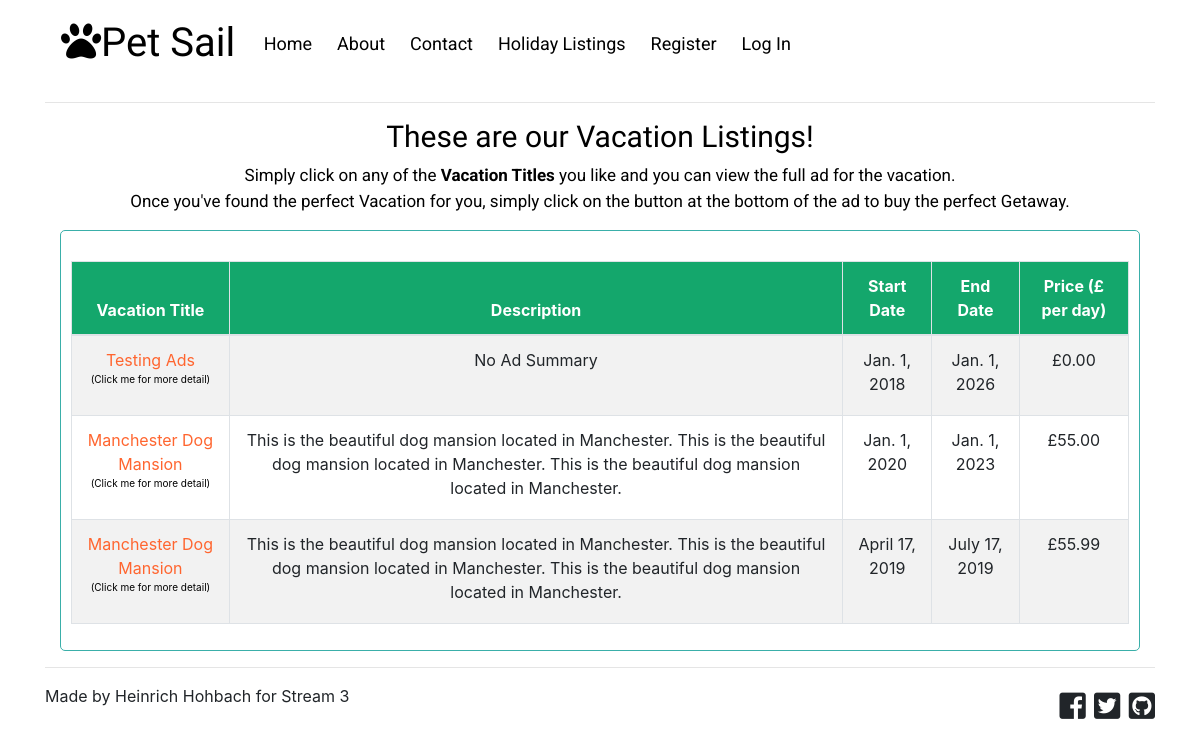
The app's page /all-ads/, older data.
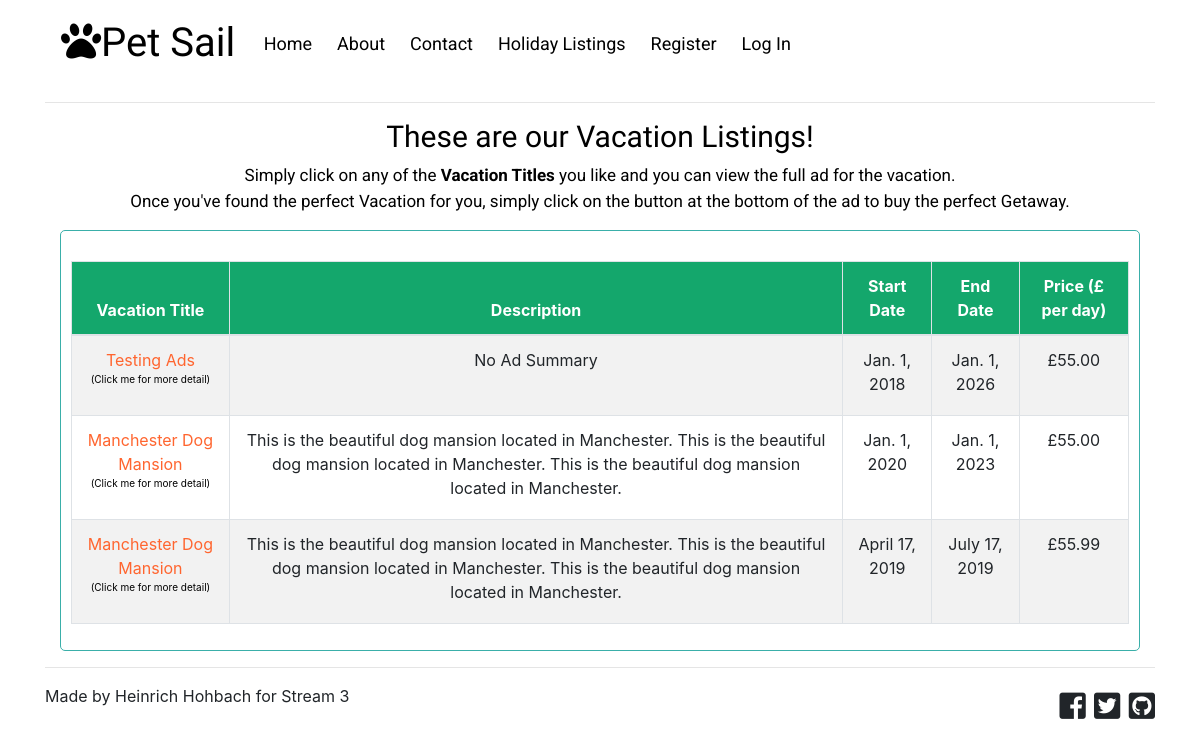
The same page, newer data.
### merchant_dash/models.py (models this page shows, shortened)
class Ad(models.Model):
    subject = models.CharField(max_length=255)
    user = models.ForeignKey(settings.AUTH_USER_MODEL, related_name='threads')
    ad_summary = models.CharField(max_length=255, default='')
    description = RichTextField()
    start_date = models.DateField(blank=True, null=True)
    end_date = models.DateField(blank=True, null=True)
    published = models.CharField(max_length=3, default='Yes')
    ad_price = models.DecimalField(max_digits=5, decimal_places=2, default=0)

### merchant_dash/views.py (the view)
# urls.py: url(r'^all-ads/$', merch_views.all_ads, name='adlisting'),
def all_ads(request):
    ads = Ad.objects.all()
    return render(request, 'Ads/ad_listing.html',
                  {'Ad': ads})

### templates/Ads/ad_listing.html (shortened to what this page needs)
{% extends "base.html" %}
{% block content %}
    <link href="https://afeld.github.io/emoji-css/emoji.css" rel="stylesheet">
    <link rel="stylesheet" type="text/css" href="../../static/custom-css/custom-css.css">
    <div class="col-md-12" id="ad-listing-header">
        <h2>These are our Vacation Listings!</h2>
        <p>
            Simply click on any of the <b>Vacation Titles</b> you like and you can view the full ad for the vacation.<br>Once you've
            found the perfect Vacation for you, simply click on the button at the bottom of the ad to buy the perfect
            Getaway.<br>
        </p>
    </div>
    <div class="col-md-12" id="ad-listing-table-border">
    <table class="table table-striped table-bordered" id="ad-listing-table">
        <thead>
            <tr>
                <th>Vacation Title</th>
                <th>Description</th>
                <th>Start Date</th>
                <th>End Date</th>
                <th>Price (£ per day)</th>
            </tr>
        </thead>
        <tbody>
            {% for ad in Ad %}
                <tr>
                    <td id="vacation-title-style"><a href="{% url 'view_ad_post' ad.id %}">{{ ad.subject }}</a><p>(Click me for more detail)</p></td>
                    <td>{{ ad.ad_summary}}</td>
                    <td>{{ ad.start_date }}</td>
                    <td>{{ ad.end_date }}</td>
                    <td>£{{ ad.ad_price }}</td>
                </tr>
            {% endfor %}
        </tbody>
    </table>
    </div>
{% endblock %}

Row changes from the older to the newer data that the page shows:
changed Ad "Testing Ads": ad_price "0.00" → "55.00"
